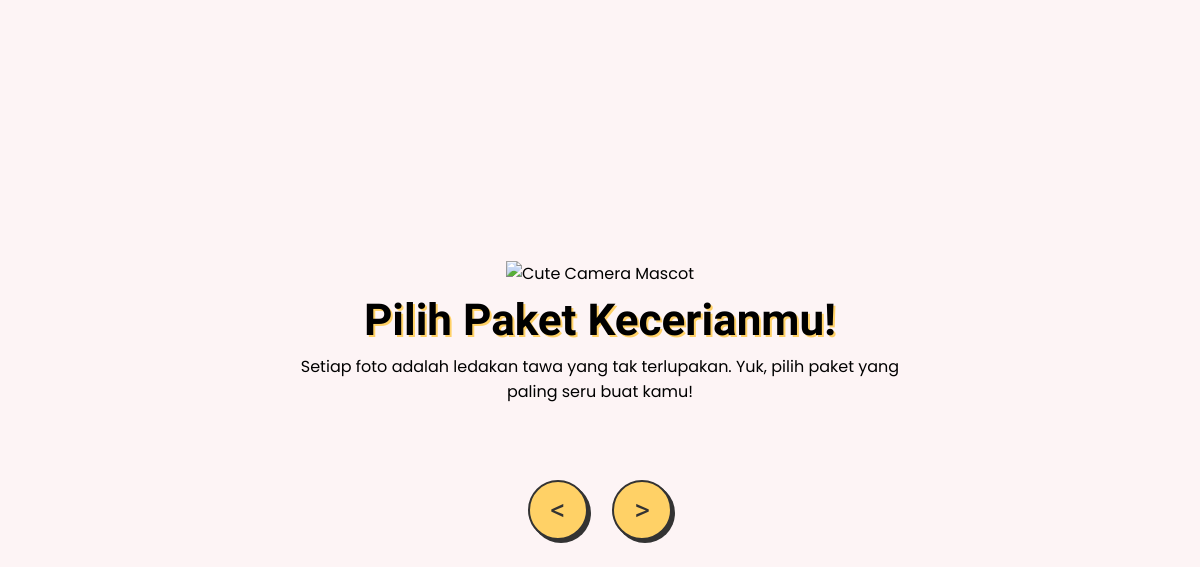
Before: / with the older database file.
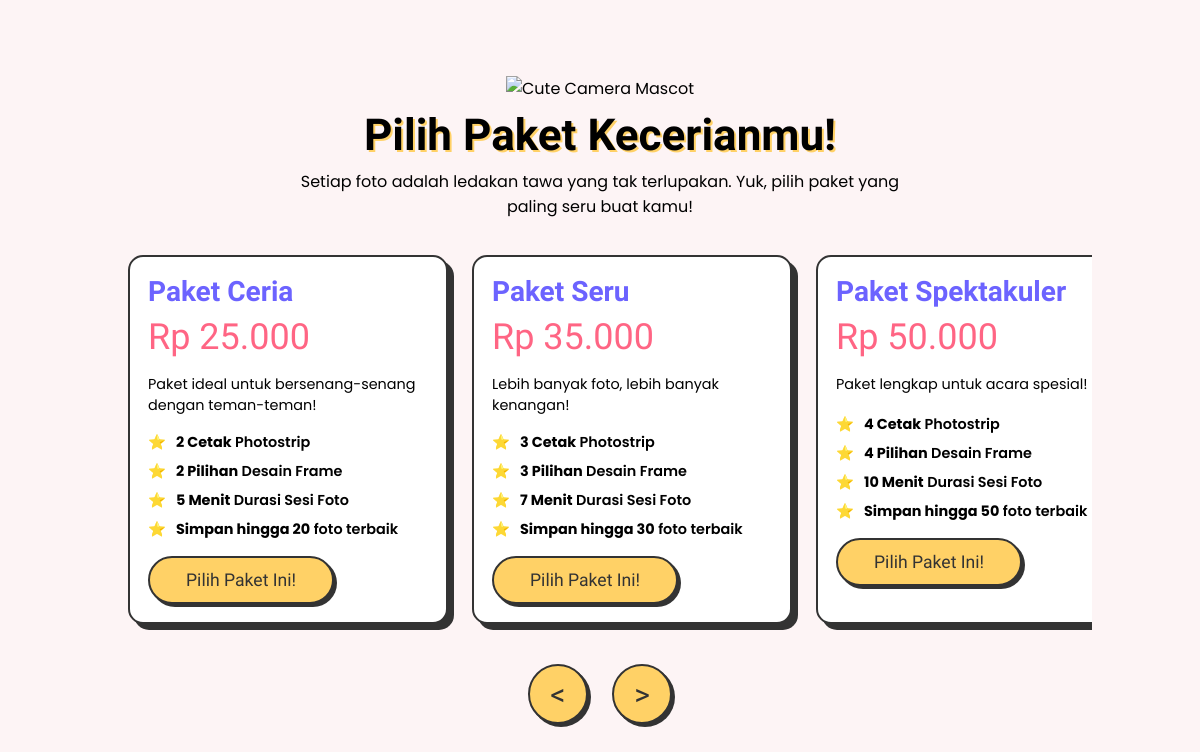
After: the same page with the newer database file.
### tables this page shows
CREATE TABLE `packages` (
  `id` INT(11) NOT NULL AUTO_INCREMENT,
  `name` VARCHAR(255) NOT NULL,
  `description` TEXT,
  `price` DECIMAL(10, 2) NOT NULL,
  `photo_limit` INT(11) NOT NULL DEFAULT 1 COMMENT 'Jumlah photostrip yang akan dicetak',
  `photo_slots` INT(11) NOT NULL DEFAULT 4 COMMENT 'Jumlah foto per photostrip',
  `retake_limit` INT(11) NOT NULL DEFAULT 0 COMMENT 'Jumlah retake yang diizinkan',
  `frame_limit` INT(11) NOT NULL DEFAULT 1 COMMENT 'Jumlah frame yang bisa dipilih',
  `session_duration` INT(11) NOT NULL DEFAULT 300 COMMENT 'Durasi sesi foto dalam detik',
  `max_save_photos` INT(11) NOT NULL DEFAULT 20 COMMENT 'Maksimal foto yang bisa disimpan',
  `created_at` TIMESTAMP DEFAULT CURRENT_TIMESTAMP,
  PRIMARY KEY (`id`)
);

### app/controllers/PackageController.php (called while the page is built, shortened)
<?php
class PackageController extends Controller {
    public function index() {
        $packageModel = $this->model('Package');
        $data['packages'] = $packageModel->getAll();
        $this->view('packages/show', $data);
    }
}

### public/index.php (called while the page is built, shortened)
<?php
$router = new Router();
$router->get('home/thankyou', 'App\Controllers\HomeController@thankyou');
$router->get('packages', 'App\Controllers\PackageController@index');
$router->get('photo/select_frame/{transaction_id}', 'App\Controllers\PhotoController@selectFrame');
$router->post('photo/submit-frame-selection', 'App\Controllers\PhotoController@submitFrameSelection');
$router->get('photo/session/{session_id}', 'App\Controllers\PhotoController@photoSession');
$router->post('photo/save-session-photo', 'App\Controllers\PhotoController@saveSessionPhoto');
$router->post('photo/deleteSessionPhoto', 'App\Controllers\PhotoController@deleteSessionPhoto');
$router->post('photo/complete-session', 'App\Controllers\PhotoController@completeSession');
$router->get('photo/layout/{session_id}', 'App\Controllers\PhotoController@layoutEditor');
$router->get('photo/get-session-photos/{session_id}', 'App\Controllers\PhotoController@getSessionPhotos');
$router->post('photo/save-layouts', 'App\Controllers\PhotoController@saveLayouts');
$router->get('photo/decoration/{session_id}', 'App\Controllers\PhotoController@decorationEditor');
$router->post('photo/save-decorations', 'App\Controllers\PhotoController@saveDecorations');
$router->get('photo/finalize/{session_id}', 'App\Controllers\PhotoController@finalizeSession');
$router->post('photo/print-photostrip', 'App\Controllers\PhotoController@printPhotostrip');
$router->post('photo/send-session-email', 'App\Controllers\PhotoController@sendSessionEmail');
$router->get('photo/check-print-status/{session_id}', 'App\Controllers\PhotoController@checkPrintStatus');
$router->get('payment/process/{package_id}', 'App\Controllers\PaymentController@process');
$router->get('payment/get-snap-token/{package_id}', 'App\Controllers\PaymentController@getSnapToken');
$router->get('payment/get-transaction-by-order/{order_id}', 'App\Controllers\PaymentController@getTransactionByOrder');
$router->get('payment/test-endpoint', 'App\Controllers\PaymentController@testEndpoint');
$router->get('payment/test-midtrans', 'App\Controllers\PaymentController@testMidtrans');
$router->get('payment/finish/{transaction_id}', 'App\Controllers\PaymentController@finish');
$router->get('payment/finish', 'App\Controllers\PaymentController@finish');
$router->post('payment/callback', 'App\Controllers\PaymentController@callback');
$router->get('login', 'App\Controllers\AuthController@login');
$router->post('login', 'App\Controllers\AuthController@attemptLogin');
$router->get('logout', 'App\Controllers\AuthController@logout');
$router->get('admin', 'App\Controllers\AdminController@dashboard');
$router->get('admin/dashboard', 'App\Controllers\AdminController@dashboard');
$router->get('admin/camera', 'App\Controllers\AdminController@cameraControl');
$router->get('admin/packages', 'App\Controllers\AdminController@listPackages');
$router->get('admin/packages/create', 'App\Controllers\AdminController@createPackage');
$router->post('admin/packages/store', 'App\Controllers\AdminController@storePackage');
$router->get('admin/packages/edit/{id}', 'App\Controllers\AdminController@editPackage');
$router->post('admin/packages/update/{id}', 'App\Controllers\AdminController@updatePackage');
$router->post('admin/packages/delete/{id}', 'App\Controllers\AdminController@deletePackage');
$router->get('admin/assets', 'App\Controllers\AdminController@listAssets');
$router->get('admin/assets/create', 'App\Controllers\AdminController@createAsset');
$router->post('admin/assets/store', 'App\Controllers\AdminController@storeAsset');
$router->post('admin/assets/delete/{id}', 'App\Controllers\AdminController@deleteAsset');
$router->get('admin/assets/editFrame/{id}', 'App\Controllers\AdminController@editFrame');
$router->post('admin/assets/ajax_save_frame_data', 'App\Controllers\AdminController@ajax_save_frame_data');
$router->get('admin/gallery', 'App\Controllers\AdminController@showGallery');
$router->post('admin/gallery/delete/{id}', 'App\Controllers\AdminController@deletePhoto');
$router->get('admin/sessions', 'App\Controllers\AdminController@listSessions');
$router->get('admin/sessions/view/{session_id}', 'App\Controllers\AdminController@viewSession');
$router->post('admin/sessions/delete/{session_id}', 'App\Controllers\AdminController@deleteSession');
$router->get('admin/photostrips', 'App\Controllers\AdminController@listPhotostrips');
$router->get('admin/photostrips/view/{photostrip_id}', 'App\Controllers\AdminController@viewPhotostrip');
$router->post('admin/photostrips/regenerate/{photostrip_id}', 'App\Controllers\AdminController@regeneratePhotostrip');
$router->get('admin/email-queue', 'App\Controllers\AdminController@emailQueue');
$router->post('admin/email-queue/process', 'App\Controllers\AdminController@processEmailQueue');
$router->get('admin/reports', 'App\Controllers\AdminController@reports');
$router->get('admin/settings', 'App\Controllers\AdminController@settings');
$router->post('admin/settings/update', 'App\Controllers\AdminController@updateSettings');
$router->post('photo/ajax_save_photo', 'App\\Controllers\\PhotoController@ajax_save_photo');
$router->post('photo/ajax_capture_dslr', 'App\\Controllers\\PhotoController@ajax_capture_dslr');
$router->dispatch();

### app/core/Database.php (called while the page is built, shortened)
<?php
class Database {
    private $dbh;
    private $stmt;
    public function __construct() {
        $config = include __DIR__ . '/../../config/database.php';
        $this->host = $config['host'];
        $this->user = $config['user'];
        $this->pass = $config['password'];
        $this->dbname = $config['dbname'];
        $dsn = 'mysql:host=' . $this->host . ';dbname=' . $this->dbname;
        $options = [
            PDO::ATTR_PERSISTENT => true,
            PDO::ATTR_ERRMODE => PDO::ERRMODE_EXCEPTION,
            PDO::ATTR_DEFAULT_FETCH_MODE => PDO::FETCH_OBJ,
        ];
        try {
            $this->dbh = new PDO($dsn, $this->user, $this->pass, $options);
        } catch (PDOException $e) {
            $this->error = $e->getMessage();
            echo $this->error;
        }
    }
    public function query($sql) {
        $this->stmt = $this->dbh->prepare($sql);
    }
    public function execute() {
        return $this->stmt->execute();
    }
    public function resultSet() {
        $this->execute();
        return $this->stmt->fetchAll();
    }
}

### config/database.php (called while the page is built)
<?php
return [
    'host' => 'localhost',
    'user' => 'root',
    'password' => 'root',
    'dbname' => 'photobooth_db'
];

### app/models/Package.php (called while the page is built, shortened)
<?php
class Package
{
    private $db;
    public function __construct()
    {
        $this->db = new Database();
    }
    public function getAll()
    {
        $this->db->query("SELECT * FROM packages ORDER BY price ASC");
        return $this->db->resultSet();
    }
}

### app/views/packages/show.php (the view, shortened to what this page needs)
<!DOCTYPE html>
<html lang="id">
<head>
</head>
<body>
    <div class="main-container">
        <div class="header-container">
            <img src="https://em-content.zobj.net/source/microsoft-teams/363/camera_1f4f7.png" alt="Cute Camera Mascot" class="mascot">
            <h1>Pilih Paket Kecerianmu!</h1>
            <p>Setiap foto adalah ledakan tawa yang tak terlupakan. Yuk, pilih paket yang paling seru buat kamu!</p>
        </div>
        <div class="carousel-wrapper">
            <div class="packages-container">
                <?php foreach ($packages as $package): ?>
                    <div class="package-card">
                        <h2><?= htmlspecialchars($package->name); ?></h2>
                        <div class="price">Rp <?= number_format($package->price, 0, ',', '.'); ?></div>
                        <p><?= htmlspecialchars($package->description); ?></p>
                        <ul>
                            <li><b><?= $package->photo_limit ?? 2; ?> Cetak</b> Photostrip</li>
                            <li><b><?= $package->frame_limit ?? 2; ?> Pilihan</b> Desain Frame</li>
                            <li><b><?= floor(($package->session_duration ?? 300) / 60); ?> Menit</b> Durasi Sesi Foto</li>
                            <li><b>Simpan hingga <?= $package->max_save_photos ?? 20; ?></b> foto terbaik</li>
                        </ul>
                        <button onclick="payWithSnap(<?= $package->id ?>, '<?= htmlspecialchars($package->name) ?>', <?= $package->price ?>)" class="select-button">Pilih Paket Ini!</button>
                    </div>
                <?php endforeach; ?>
            </div>
        </div>
        <div class="carousel-buttons">
            <button id="prev-btn" class="nav-btn">&lt;</button>
            <button id="next-btn" class="nav-btn">&gt;</button>
        </div>
    </div>
</body>
</html>

### app/core/Router.php (shortened to what this page needs)
<?php
class Router {
    protected $routes = [
        'GET' => [],
        'POST' => []
    ];
    public function get($uri, $action) {
        $this->routes['GET'][$uri] = $action;
    }
    public function post($uri, $action) {
        $this->routes['POST'][$uri] = $action;
    }
    public function dispatch() {
        $uri = isset($_GET['url']) ? rtrim($_GET['url'], '/') : 'packages';
        $method = $_SERVER['REQUEST_METHOD'];
        if (array_key_exists($uri, $this->routes[$method])) {
            list($controller, $methodName) = explode('@', $this->routes[$method][$uri]);
            $this->callAction($controller, $methodName);
            return;
        }
    }
    protected function callAction($controller, $method, $params = []) {
        $controllerInstance = new $controller;
        call_user_func_array([$controllerInstance, $method], $params);
    }
}

### app/core/Controller.php (shortened to what this page needs)
<?php
class Controller {
    protected function model($model) {
        return new $model();
    }
    protected function view($view, $data = []) {
        $viewFile = '../app/views/' . $view . '.php';
        if (file_exists($viewFile)) {
            extract($data);
            require_once $viewFile;
        } else {
            throw new \Exception("View {$view} not found.");
        }
    }
}

### app/views/packages/show.php (style rules this page uses)
html, body { height: 100%; margin: 0; overflow: hidden; }
body { font-family: 'Poppins', sans-serif; background-color: #FDF4F5; text-align: center; display: flex; justify-content: center; align-items: center; padding: 1vw; box-sizing: border-box; opacity: 1; transition: opacity 0.4s ease-out; }
.main-container { width: 100%; max-width: 1100px; opacity: 0; animation: contentFadeIn 0.5s ease-in 0.2s forwards; transition: opacity 0.3s ease-out; }
.header-container { margin-bottom: 2vh; }
.mascot { width: clamp(80px, 12vh, 120px); height: auto; animation: bounce 2s infinite ease-in-out; }
.header-container h1 { font-family: 'Fredoka One', cursive; font-size: clamp(2rem, 5.5vmin, 3.5rem); margin: 1vh 0; text-shadow: 2px 2px #FFD166; }
.header-container p { font-size: clamp(0.8rem, 2vmin, 1rem); max-width: 600px; margin: 0 auto; }
.carousel-wrapper { position: relative; width: 100%; max-width: 82vw; margin: 0 auto; }
.packages-container { display: flex; overflow-x: auto; scroll-behavior: smooth; -ms-overflow-style: none; scrollbar-width: none; padding: 20px; clip-path: inset(0 0 0 0); }
.package-card { flex: 0 0 280px; margin-right: 2vw; background-color: #FFFFFF; border: 2px solid #333; border-radius: 15px; padding: 1.5vw; box-shadow: 6px 6px 0px #333; transition: all 0.3s ease; text-align: left; }
.package-card:last-child { margin-right: 0; }
.package-card h2 { font-family: 'Fredoka One', cursive; font-size: clamp(1.5rem, 3.5vmin, 1.8rem); color: #6C63FF; margin: 0 0 1vh; }
.package-card .price { font-family: 'Fredoka One', cursive; font-size: clamp(2rem, 4.5vmin, 2.5rem); color: #FF6584; margin-bottom: 2vh; }
.package-card p { font-size: clamp(0.75rem, 1.8vmin, 0.9rem); margin-bottom: 2vh; min-height: 3vh; }
.package-card ul { list-style: none; padding: 0; margin: 0 0 2vh; }
.package-card ul li { margin-bottom: 1vh; font-weight: 600; font-size: clamp(0.75rem, 1.8vmin, 0.9rem); }
.package-card ul li::before { content: '⭐'; margin-right: 10px; }
.select-button { display: inline-block; font-family: 'Fredoka One', cursive; font-size: clamp(1rem, 2.2vmin, 1.2rem); background-color: #FFD166; color: #333; padding: 1.5vh 3vw; border: 2px solid #333; border-radius: 50px; text-decoration: none; cursor: pointer; transition: all 0.2s ease; box-shadow: 3px 3px 0 #333; width: auto; }
.carousel-buttons { text-align: center; margin-top: 20px; }
.nav-btn { background-color: #FFD166; border: 2px solid #333; border-radius: 50%; width: 60px; height: 60px; font-size: 30px; font-family: 'Fredoka One', cursive; color: #333; cursor: pointer; box-shadow: 3px 3px 0 #333; transition: all 0.2s ease; margin: 0 10px; }

Changed rows visible on the page:
added packages: name "Paket Ceria", price "25.000", description "Paket ideal untuk bersenang-senang dengan teman-teman!", photo_limit "2", frame_limit "2", floor(($package->session_duration??300)/60) "5", max_save_photos "20"
added packages: name "Paket Seru", price "35.000", description "Lebih banyak foto, lebih banyak kenangan!", photo_limit "3", frame_limit "3", floor(($package->session_duration??300)/60) "7", max_save_photos "30"
added packages: name "Paket Spektakuler", price "50.000", description "Paket lengkap untuk acara spesial!", photo_limit "4", frame_limit "4", floor(($package->session_duration??300)/60) "10", max_save_photos "50"
